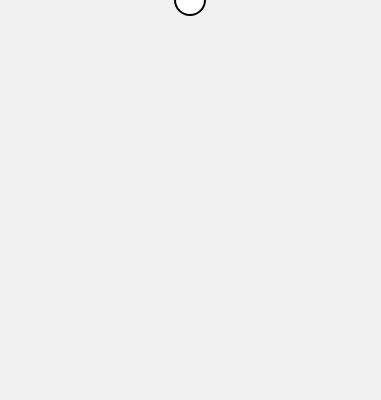
Frame 1 (no input)
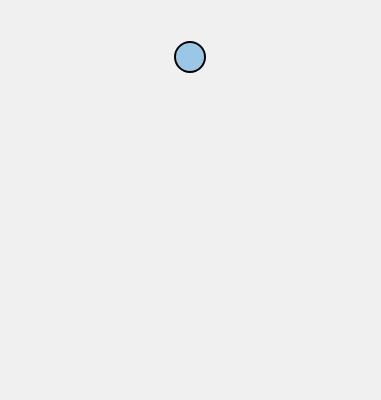
Frame 60 (no input)
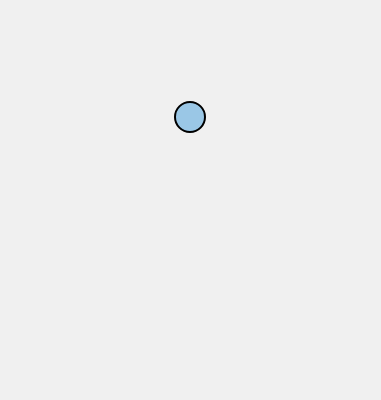
Frame 120 (the mouse pressed at the canvas centre since frame 60)

The p5.js sketch that drew these frames (run headless with seeded random() and noise() and a simulated clock; from frame 60 on, the mouse is pressed at the canvas centre):

// p5.js sketch
// ── sketch.js
//Moving No Flash Ball
var counter = 0; //declare counter to be 0
var balldir = false; //declaring balldir as a variable. can set to true or false.
                    //will change in if statement
function setup() {
  createCanvas(381,400);
                 }

function draw() {
//STYLES
  //noStroke();
  strokeWeight(2);
    //stroke("indigo")
  background(240);
    /* background in the draw function(infinite loop) will redraw the color so the ball doesn't leave a trail of black behind it. */
  console.log(counter);
  ellipse(190, counter,30,30);
    //the ball. counter is the x coord.
    //starts on L edge, 0x
    //since it starts at 0 as declared globally
    // the height/2 put the y coord in the middle

  if(counter < 0) { //limitone: if counter is less than 0,
    balldir = true; //balldir = true, meaning it goes forward
    console.log("left hit: " + counter)};

  if(counter > width) { //limittwo: if bigger than the width
  balldir = false; //balldir = false, it goes backward
  console.log("right hit: " + counter)};
    //ball bounce back pt1
    //when the ball x coord becomes greater than the width, balldir becomes false.
    //width = R edge of canvas = 381 in this case

//FAST bounce back (faster code)
  if(balldir == true) {
  counter = counter + 1;}
  else{(counter = counter - 1); } //aka balldir = false
    //ball bounce back pt2
    //counter = counter - 1
    //makes the ball reverse direction on reaching R edge of canvas.

  if(counter >= 0 && counter <= 127) {fill(154,199,230)}          //0-127x: ball is blue
  else if(counter > 127 && counter <= 254) {fill("mediumorchid")}//128-254: pink
  else if(counter > 254 && counter < width){fill("darkcyan")}   //255-381: darkblue
  else{ fill("yellow")}
    //ball won't flash anymore because "=" has been added
    // ">=" means 0-127  127-254  254-381(width)
    //else defined as yellow
    //meaning, if it's not flashing in browser, it was done correctly
                }
